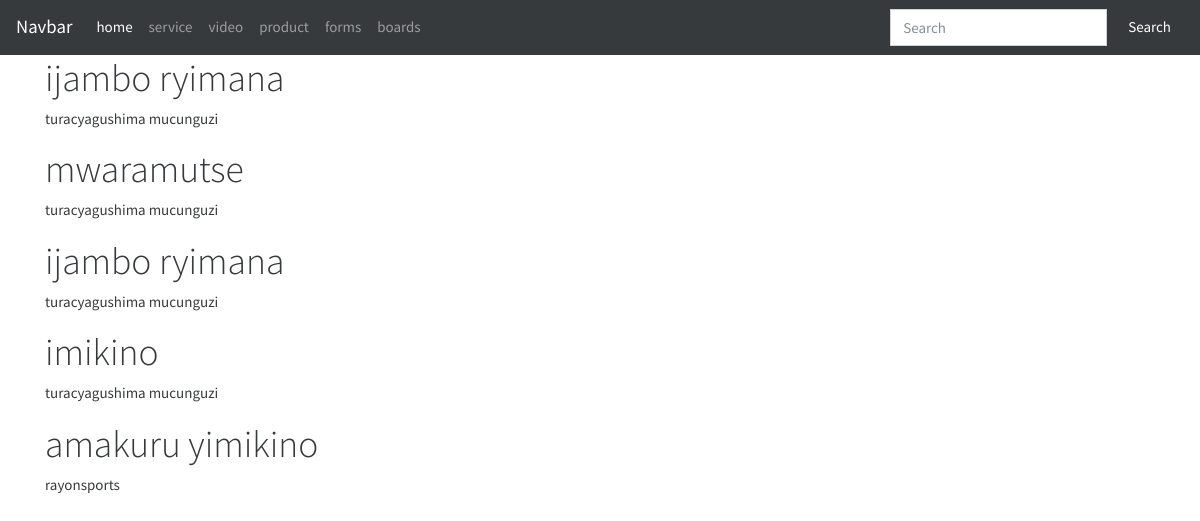
The app's page /service/ with its own data.
### service/models.py (models this page shows, shortened)
class Service(models.Model):
 title=models.CharField(max_length=100)
 image=models.ImageField(upload_to='Service')
 descrption=models.CharField(max_length=500)
 uploaddata=models.DateTimeField(default=timezone.now)
 class Meta:
     verbose_name_plural= "services"

### service/views.py (the view)
# urls.py: path('service/', include('service.urls')),
def service(request):
    a=Service.objects.all
    context={
        'data':a # a and data are varibles
    }
    return render(request, 'service/service.html', context)

### new/templates/service/service.html
{% extends 'base.html'%}
{% block content %}
    {% for b in data %}
    <h1>{{b.title}}</h1>
    <p>{{b.descrption}}</p>
    {% endfor %}
{% endblock%}

### records on screen
Service: title "ijambo ryimana", descrption "turacyagushima mucunguzi"
Service: title "mwaramutse", descrption "turacyagushima mucunguzi"
Service: title "ijambo ryimana", descrption "turacyagushima mucunguzi"
Service: title "imikino", descrption "turacyagushima mucunguzi"
Service: title "amakuru yimikino", descrption "rayonsports"
